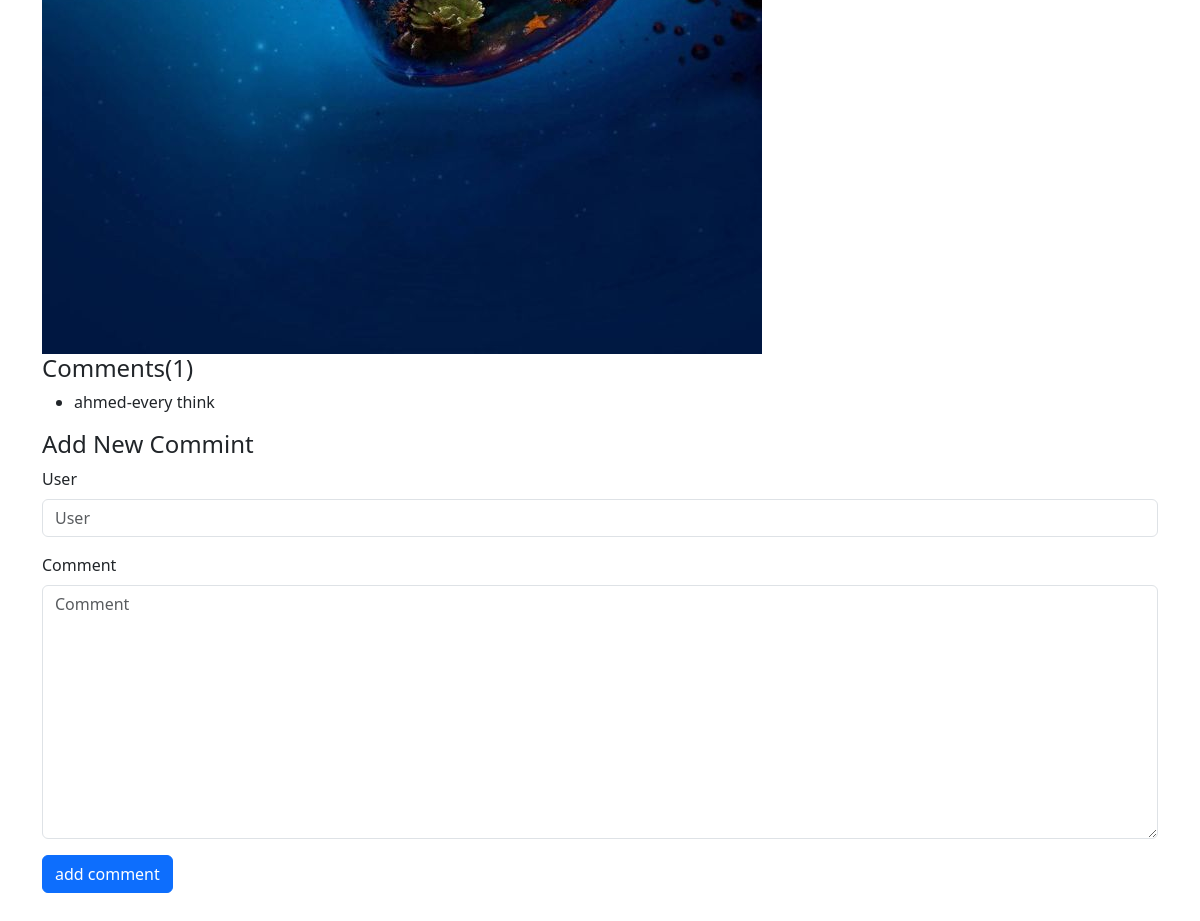
The page /posts/1 (lower part) on the database as committed earlier.
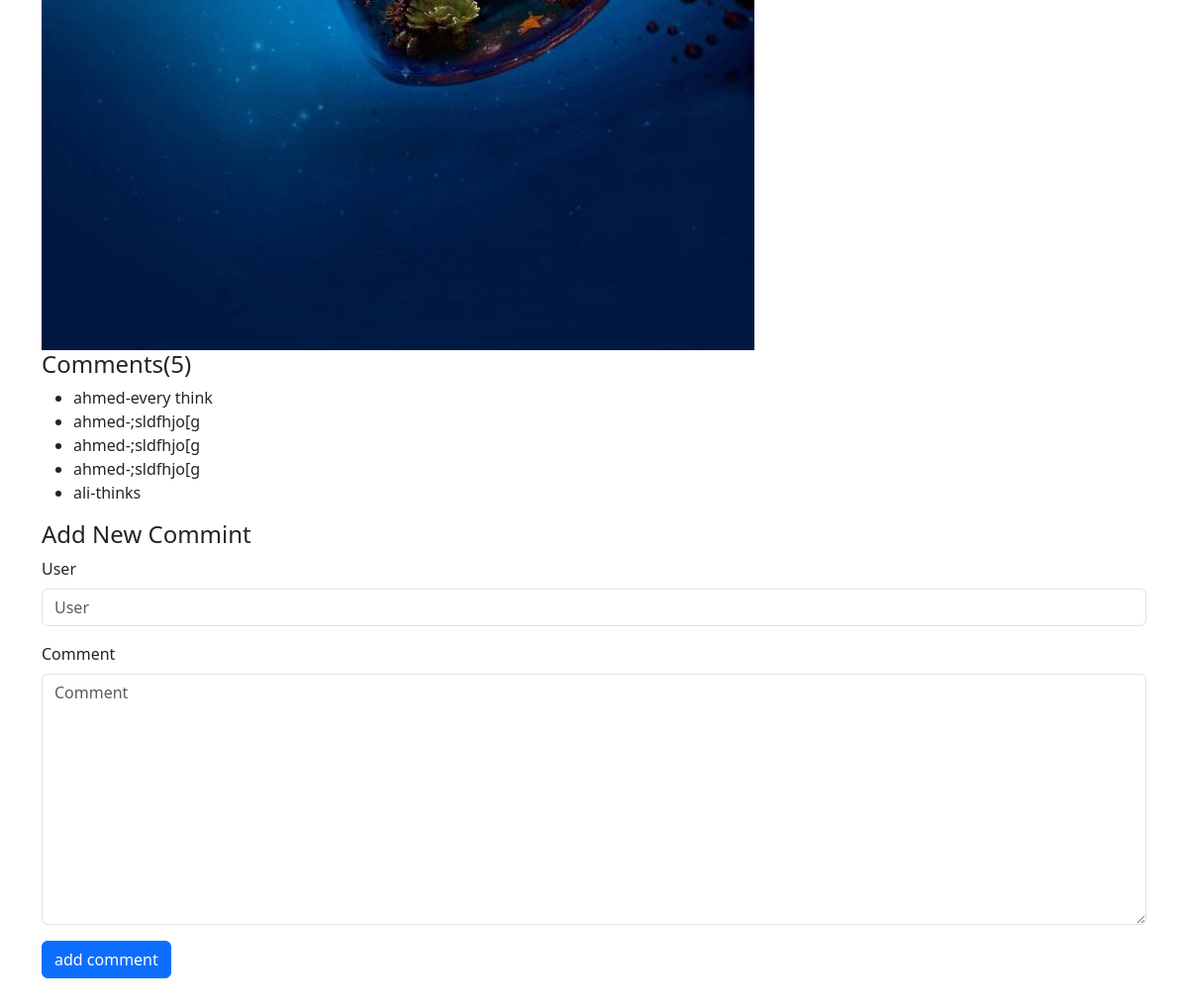
The same page on the database as committed later.
### posts/models.py (models this page shows, shortened)
class Comment(models.Model):
    post =models.ForeignKey(Post,related_name='comment_post',on_delete=models.CASCADE)
    user = models.CharField(max_length=50)
    comment=models.TextField(max_length=300)
    created_ad=models.DateTimeField(default=timezone.now)

### posts/views.py (the view)
# urls.py: path('posts/<int:pk>',post_detail),
def post_detail(request,pk):
    date= Post.objects.get(id=pk)
    coments=Comment.objects.filter(post=date)
    if request.method=='POST':
        form=CommentForm(request.POST)
        if form.is_valid():
            myform=form.save(commit=False)
            myform.post=date
            myform.save()
    else:
        form=CommentForm()
    context={
        'post':date,
        'coments': coments,
        'form':form,
    }
    return render(request,'posts/post_datail.html',context)

### posts/forms.py
class CommentForm(forms.ModelForm):
    class Meta:
        model=Comment
        fields = ['user','comment']

### posts/models.py (called while the page is built)
    def __str__(self):
        return self.title

### posts/templates/posts/post_datail.html (shortened to what this page needs)
{% load django_bootstrap5 %}
<!doctype html>
<html lang="en">
  <head>
    <link href="https://cdn.jsdelivr.net/npm/bootstrap@5.3.2/dist/css/bootstrap.min.css" rel="stylesheet">
  </head>
  <body>
    <div class="container my-5">
        <div>
            <img src= "{{post.imag.url}}" alt="">
        </div>
        <div>
            <h4>Comments({{coments|length}})</h4>
            <ul>
                {% for comment in coments  %}
                    <li>{{comment.user}}-{{comment.comment}}</li>
                {%empty%}
                    <li>NO Comment In This Post</li>
                {% endfor %}
            </ul>
            <h4>Add New Commint</h4>
            <form method="post">
              {% bootstrap_form form %}
              {% bootstrap_button button_type="submit" content="add comment" %}
            </form>
        </div>
    </div>
  </body>
</html>

Rows that differ between the two databases and show on the page:
added Comment: user "ahmed", comment ";sldfhjo[g"
added Comment: user "ahmed", comment ";sldfhjo[g"
added Comment: user "ahmed", comment ";sldfhjo[g"
added Comment: user "ali", comment "thinks"
Other text that changed with them:
{{ coments|length }}: "1" → "5"
